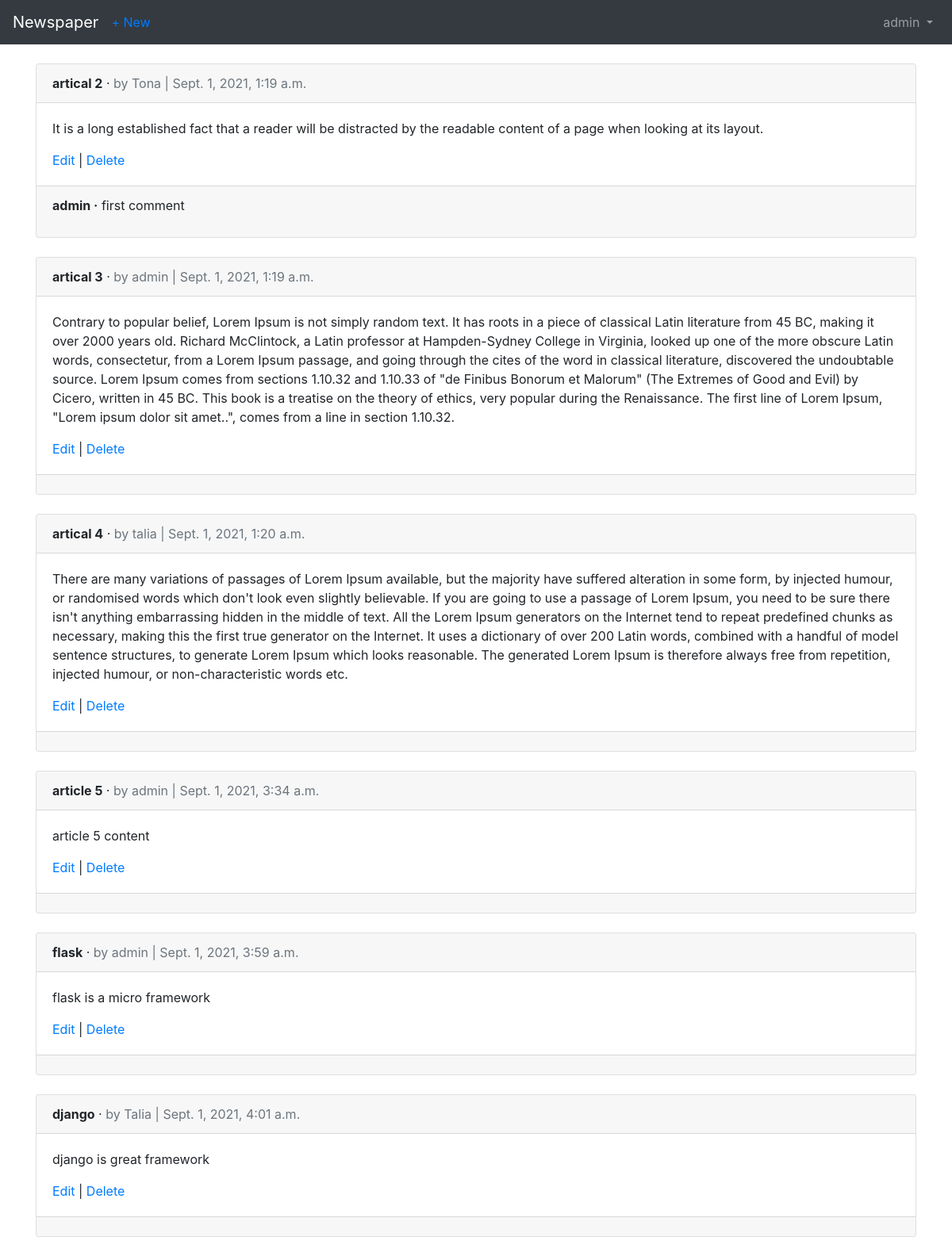
The page /articles/ (signed in) on the database its author committed.
### users/models.py (models this page shows)
class CustomUser(AbstractUser):
    age = models.PositiveIntegerField(null=True, blank=True)

### articles/models.py (models this page shows, shortened)
class Article(models.Model):
    title = models.CharField(max_length=255)
    body = models.TextField()
    date = models.DateTimeField(auto_now_add=True)
    author = models.ForeignKey(
        get_user_model(),
        on_delete=models.CASCADE,
    )

class Comment(models.Model): # new
    article = models.ForeignKey(
        Article,
        on_delete=models.CASCADE,
        related_name='comments', # new
    )
    comment = models.CharField(max_length=140)
    author = models.ForeignKey(
        get_user_model(),
        on_delete=models.CASCADE,
    )
    def __str__(self):
        return self.comment

### articles/views.py (the view)
# urls.py: path('', ArticleListView.as_view(), name='article_list'),
class ArticleListView(LoginRequiredMixin,ListView):
    model = Article
    template_name = 'article_list.html'
    login_url = 'login' # new

### templates/article_list.html (shortened to what this page needs)
{% extends 'base.html' %}
{% block content %}
  {% for article in object_list %}
    <div class="card">
      <div class="card-header">
        <span class="font-weight-bold">{{ article.title }}</span> &middot;
        <span class="text-muted">by {{ article.author }} | {{ article.date }}</span>
      </div>
      <div class="card-body">
        <p>{{ article.body }}</p>
        <a href="{% url 'article_edit' article.pk %}">Edit</a> |
        <a href="{% url 'article_delete' article.pk %}">Delete</a>
      </div>
      <div class="card-footer">
        {% for comment in article.comments.all %}
          <p>
            <span class="font-weight-bold">{{ comment.author }} &middot;</span>
            {{ comment }}
          </p>
        {% endfor %}
      </div>
    </div>
    <br />
  {% endfor %}
{% endblock content %}

### templates/base.html (shortened to what this page needs)
{% load bootstrap4 %}
<!doctype html>
<html lang="en">
<head>
{% bootstrap_css %}
</head>
<body>
    <body>
        <nav class="navbar navbar-expand-md navbar-dark bg-dark mb-4">
        <a class="navbar-brand" href="{% url 'home' %}">Newspaper</a>
        {% if user.is_authenticated %}
        <ul class="navbar-nav mr-auto">
        <li class="nav-item"><a href="{% url 'article_new' %}">+ New</a></li>
        </ul>
        {% endif %}
    <div class="collapse navbar-collapse" id="navbarCollapse">
    {% if user.is_authenticated %}
    <ul class="navbar-nav ml-auto">
    <li class="nav-item">
    <a class="nav-link dropdown-toggle" href="#" id="userMenu"
    data-toggle="dropdown" aria-haspopup="true"
    aria-expanded="false">
    {{ user.username }}
    </a>
    </li>
    </ul>
    {% endif %}
    </div>
    </nav>
<div class="container">
    {% block content %}
    {% endblock content %}
</div>
</body>
</html>

### rows shown on the page
CustomUser: username "admin"
Article: title "artical 2", author "Tona", date "Sept. 1, 2021, 1:19 a.m.", body "It is a long established fact that a reader will be distracted by the readable content of a page when looking at its layout."
Comment: author "admin", comment "first comment"
Article: title "artical 3", author "admin", date "Sept. 1, 2021, 1:19 a.m.", body "Contrary to popular belief, Lorem Ipsum is not simply random text. It has roots in a piece of classical Latin literature from 45 BC, making it over 2000 years old. Richard McClintock, a Latin professor at Hampden-Sydney College in Virginia, looked up one of the more obscure Latin words, consectetur, from a Lorem Ipsum passage, and going through the cites of the word in classical literature, discovered the undoubtable source. Lorem Ipsum comes from sections 1.10.32 and 1.10.33 of \"de Finibus Bonorum et Malorum\" (The Extremes of Good and Evil) by Cicero, written in 45 BC. This book is a treatise on the theory of ethics, very popular during the Renaissance. The first line of Lorem Ipsum,…"
Article: title "artical 4", author "talia", date "Sept. 1, 2021, 1:20 a.m.", body "There are many variations of passages of Lorem Ipsum available, but the majority have suffered alteration in some form, by injected humour, or randomised words which don't look even slightly believable. If you are going to use a passage of Lorem Ipsum, you need to be sure there isn't anything embarrassing hidden in the middle of text. All the Lorem Ipsum generators on the Internet tend to repeat predefined chunks as necessary, making this the first true generator on the Internet. It uses a dictionary of over 200 Latin words, combined with a handful of model sentence structures, to generate Lorem Ipsum which looks reasonable. The generated Lorem Ipsum is therefore always free from…"
Article: title "article 5", author "admin", date "Sept. 1, 2021, 3:34 a.m.", body "article 5 content"
Article: title "flask", author "admin", date "Sept. 1, 2021, 3:59 a.m.", body "flask is a micro framework"
Article: title "django", author "Talia", date "Sept. 1, 2021, 4:01 a.m.", body "django is great framework"
